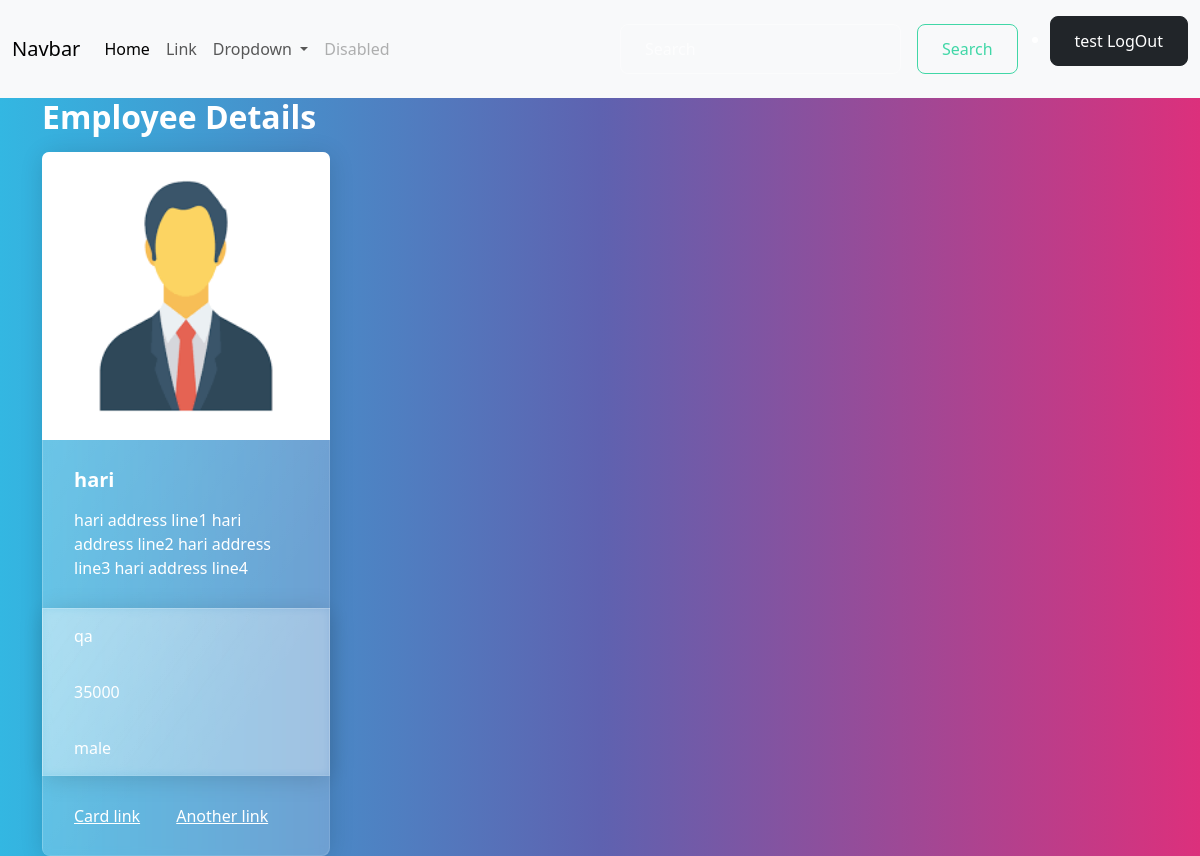
Page /employee/4 (signed in) on the committed database.
### crm/models.py (models this page shows, shortened)
class Employee(models.Model):
    name=models.CharField(max_length=100)
    email=models.EmailField(unique=True)
    address=models.TextField()
    department=models.CharField(max_length=100)
    salary=models.PositiveIntegerField()
    date_of_join=models.DateField()
    gender_choice=(
                    ("male","male"),
                    ("female","female"),
                    ("others","others")
                )
    gender=models.CharField(max_length=100,choices=gender_choice,default="male")
    picture=models.ImageField(upload_to="employee_images",null=True,blank=True)

### crm/views.py (the view)
# urls.py: path("employee/<int:pk>",views.EmployeeDetailView.as_view(),name="employee-details"),
@method_decorator(decs,name="dispatch")
class EmployeeDetailView(View):
    template_name="employee_detail.html"
    def get(self,request,*args,**kwargs):
        id=kwargs.get("pk")
        qs=Employee.objects.get(id=id)
        return render(request,self.template_name,{"data":qs})

### crm/templates/employee_detail.html
{%extends 'base.html'%}
{%block main_block%}
<div class="container">
    <h2>Employee Details</h2>
    <div class="card" style="width: 18rem;">
        {%if data.picture%}
        <img src="{{data.picture.url}}" class="card-img-top" alt="...">
        {%endif%}
        <div class="card-body">
            <h5 class="card-title">{{data.name}}</h5>
            <p class="card-text">{{data.address}}</p>
        </div>
        <ul class="list-group list-group-flush">
            <li class="list-group-item">{{data.department}}</li>
            <li class="list-group-item">{{data.salary}}</li>
            <li class="list-group-item">{{data.gender}}</li>
        </ul>
        <div class="card-body">
            <a href="#" class="card-link">Card link</a>
            <a href="#" class="card-link">Another link</a>
        </div>
    </div>
</div>
{%endblock%}

### crm/templates/base.html (shortened to what this page needs)
<!DOCTYPE html>
{%load static%}
<html lang="en">
<head>
    <link rel="stylesheet" href="{%static 'css/style.css'%}">
</head>
<body>
    <nav class="navbar navbar-expand-lg bg-body-tertiary">
        <div class="container-fluid">
          <a class="navbar-brand" href="#">Navbar</a>
          <div class="collapse navbar-collapse" id="navbarSupportedContent">
            <ul class="navbar-nav me-auto mb-2 mb-lg-0">
              <li class="nav-item">
                <a class="nav-link active" aria-current="page" href="#">Home</a>
              </li>
              <li class="nav-item">
                <a class="nav-link" href="#">Link</a>
              </li>
              <li class="nav-item dropdown">
                <a class="nav-link dropdown-toggle" href="#" role="button" data-bs-toggle="dropdown" aria-expanded="false">
                  Dropdown
                </a>
              </li>
              <li class="nav-item">
                <a class="nav-link disabled" aria-disabled="true">Disabled</a>
              </li>
            </ul>
            <form class="d-flex" role="search">
              <input class="form-control me-2" type="search" placeholder="Search" aria-label="Search">
              <button class="btn btn-outline-success" type="submit">Search</button>
            </form>
            <ul>
              <li class="nav-item">
                <a href="{%url 'signout'%}" class="btn btn-dark">{{request.user}}  LogOut</a>
              </li>
            </ul>
          </div>
        </div>
      </nav>
        {%block main_block%}
        {%endblock%}
</body>
</html>

### rows in the picture
Employee: picture (picture), name "hari", address "hari address line1 hari address line2 hari address line3 hari address line4", department "qa", salary "35000", gender "male"

### other values in the picture
{{ request.user }} "test"
